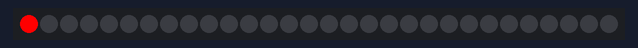
A sketch run on a simulated Arduino Uno, built with avr-gcc and run on an emulated ATmega328P. Shown: 30 RGB LEDs in strip order, left to right. Dim RGB values are drawn brighter than linear.

Above: at 0.05 s.
At 1.26 s:
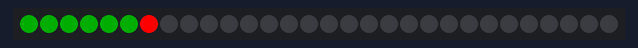
At 2.58 s:
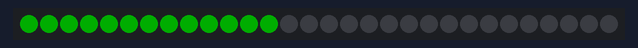
At 3.8 s:
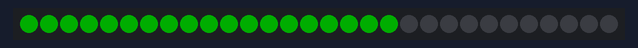
At 5.11 s:
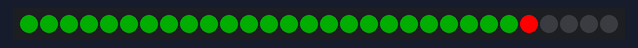
At 39.88 s:
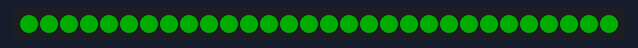

The sketch:

016_WS2812B.ino
```cpp
//A full description of this module (and many others) can be downloaded at: https://eve_arduino

#include <Adafruit_NeoPixel.h>

#define PIN 7
#define PIXELS 30
Adafruit_NeoPixel strip = Adafruit_NeoPixel(PIXELS, PIN, NEO_GRB + NEO_KHZ800);

void setup() {
  strip.begin();
  strip.show();
}

void loop() {
  uint32_t color;
  for (int count = 0; count < PIXELS; count++)
  {
    color = strip.Color(255 , 0, 0);
    strip.setPixelColor(count, color);
    strip.show();
    delay(100);
    color = strip.Color(0, 50, 0);
    strip.setPixelColor(count, color);
    strip.show();
    delay(100);
  }
}
```
